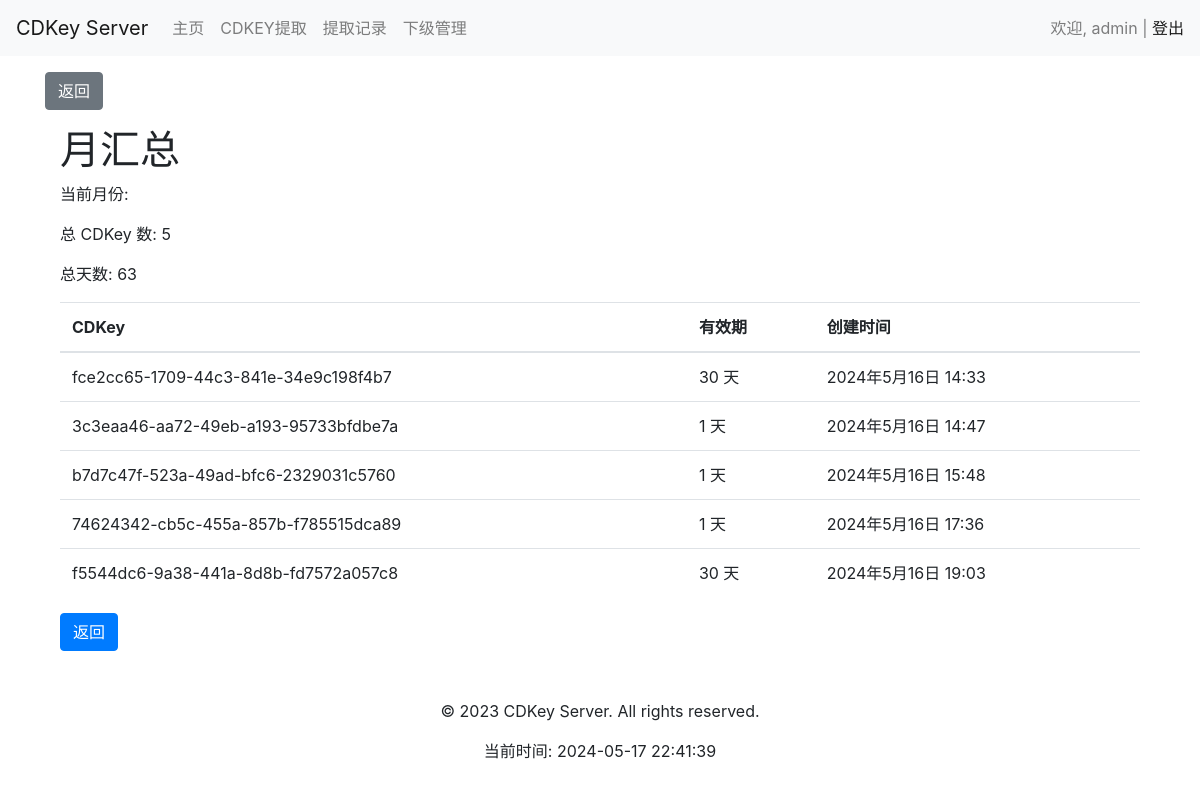
The page /user/cdkey/monthly-summary/ (signed in) on the database its author committed.
### user/models.py (models this page shows, shortened)
class User(AbstractUser):
    USER_TYPE_CHOICES = (
        (1, '管理员'),
        (2, '一级代理'),
        (3, '二级代理'),
    )
    ROLE_CHOICES = (
        ('admin', '管理员'),
        ('agent', '代理'),
    )
    superior = models.ForeignKey('self', on_delete=models.SET_NULL, null=True, blank=True, related_name='subordinates', verbose_name='上级')
    role = models.CharField(max_length=50, choices=ROLE_CHOICES, default='agent', verbose_name='角色')
    user_type = models.SmallIntegerField(choices=USER_TYPE_CHOICES, default=3, verbose_name='用户类型')
    is_active = models.BooleanField(default=True,verbose_name='是否激活')
    monthly_quota = models.IntegerField(default=0,verbose_name='月度配额')
    day_quota = models.IntegerField(default=0, verbose_name='日配额')
    quota_updated_at = models.DateField(auto_now_add=True)
    class Meta:
        db_table = 'user'

class CDKey(models.Model):
    VALIDITY_CHOICES = [
        (1, '1 天'),
        (30, '30 天'),
        (90, '90 天'),
        (180, '180 天'),
        (365, '365 天'),
        (730, '730 天'),
    ]
    key = models.CharField(max_length=255, unique=True)
    created_at = models.DateTimeField(auto_now_add=True)
    expires_at = models.DateTimeField()
    created_by = models.ForeignKey('User', on_delete=models.CASCADE, related_name='created_cdkeys')
    used_by = models.ForeignKey('User', on_delete=models.CASCADE, related_name='used_cdkeys', null=True, blank=True)
    used_at = models.DateTimeField(null=True, blank=True)
    validity_days = models.IntegerField(choices=VALIDITY_CHOICES, default=1)
    is_used_field = models.BooleanField(default=False, verbose_name="是否已使用")

### user/views.py (the view)
# urls.py: path('cdkey/monthly-summary/', views.cdkey_monthly_summary, name='cdkey_monthly_summary'),
def cdkey_monthly_summary(request):
    current_month = datetime.now().month
    current_year = datetime.now().year
    cdkeys = CDKey.objects.filter(created_by=request.user, created_at__month=current_month, created_at__year=current_year)
    total_cdkeys = cdkeys.count()
    total_days = sum(cdkey.validity_days for cdkey in cdkeys)
    context = {
        'cdkeys': cdkeys,
        'total_cdkeys': total_cdkeys,
        'total_days': total_days,
    }
    return render(request, 'user/cdkey_monthly_summary.html', context)

### user/templates/user/cdkey_monthly_summary.html
{% extends 'base.html' %}
{% block content %}
<div class="container">
    <h1>月汇总</h1>
    <p>当前月份: {{ current_month }}</p>
    <p>总 CDKey 数: {{ total_cdkeys }}</p>
    <p>总天数: {{ total_days }}</p>
    <table class="table">
        <thead>
            <tr>
                <th>CDKey</th>
                <th>有效期</th>
                <th>创建时间</th>
            </tr>
        </thead>
        <tbody>
            {% for cdkey in cdkeys %}
            <tr>
                <td>{{ cdkey.key }}</td>
                <td>{{ cdkey.validity_days }} 天</td>
                <td>{{ cdkey.created_at }}</td>
            </tr>
            {% endfor %}
        </tbody>
    </table>
    <a href="{% url 'user:cdkey_record' %}" class="btn btn-primary">返回</a>
</div>
{% endblock %}

### user/templates/base.html (shortened to what this page needs)
<!DOCTYPE html>
<html lang="en">
<head>
    <link rel="stylesheet" href="https://stackpath.bootstrapcdn.com/bootstrap/4.5.2/css/bootstrap.min.css">
</head>
<body>
    <header>
        {% block header %}
        <nav class="navbar navbar-expand-lg navbar-light bg-light">
            <a class="navbar-brand" href="{% url 'user:user_home' %}">CDKey Server</a>
            <div class="collapse navbar-collapse" id="navbarNav">
                <ul class="navbar-nav">
                    <li class="nav-item">
                        <a class="nav-link" href="{% url 'user:user_home' %}">主页</a>
                    </li>
                    <li class="nav-item">
                        <a class="nav-link" href="{% url 'user:generate_cdkey' %}">CDKEY提取</a>
                    </li>
                    <li class="nav-item">
                        <a class="nav-link" href="{% url 'user:cdkey_record' %}">提取记录</a>
                    </li>
                    <li class="nav-item">
                        <a class="nav-link" href="{% url 'user:subordinate_list' %}">下级管理</a>
                    </li>
                </ul>
            </div>
            {% if user.is_authenticated %}
            <span class="navbar-text">
                欢迎, {{ user.username }} | <a href="{% url 'user:logout' %}">登出</a>
            </span>
            {% endif %}
        </nav>
        {% endblock %}
    </header>
    {% if request.path != '/user/home/' %}
    <div class="container mt-3">
        <button onclick="goBack()" class="btn btn-secondary">返回</button>
    </div>
    {% endif %}
    <main>
        <div class="container mt-3">
            {% block content %}{% endblock %}
        </div>
    </main>
    <footer class="mt-5">
        {% block footer %}
        <div class="text-center">
            <p>&copy; 2023 CDKey Server. All rights reserved.</p>
            <p>当前时间: {% now "Y-m-d H:i:s" %}</p>
        </div>
        {% endblock %}
    </footer>
</body>
</html>

### rows shown on the page
User: username "admin"
CDKey: key "fce2cc65-1709-44c3-841e-34e9c198f4b7", validity_days "30", created_at "2024年5月16日 14:33"
CDKey: key "3c3eaa46-aa72-49eb-a193-95733bfdbe7a", validity_days "1", created_at "2024年5月16日 14:47"
CDKey: key "b7d7c47f-523a-49ad-bfc6-2329031c5760", validity_days "1", created_at "2024年5月16日 15:48"
CDKey: key "74624342-cb5c-455a-857b-f785515dca89", validity_days "1", created_at "2024年5月16日 17:36"
CDKey: key "f5544dc6-9a38-441a-8d8b-fd7572a057c8", validity_days "30", created_at "2024年5月16日 19:03"

### other values the page prints
{{ total_cdkeys }} "5"
{{ total_days }} "63"
